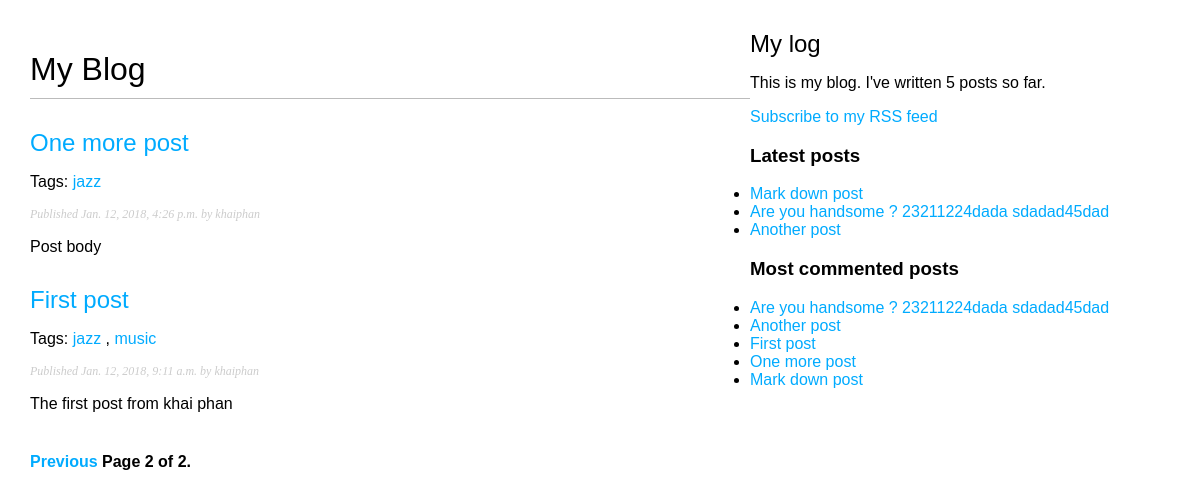
Screenshot of /blog/?page=2 with the database file from the repository.
### blog/models.py (models this page shows, shortened)
class Post(models.Model):
    STATUS_CHOISE = (
        ('draft', 'Draft'),
        ('published', 'Published'),
    )
    title = models.CharField(max_length=50)
    slug = models.SlugField(max_length=250, unique_for_date='publish')
    author = models.ForeignKey(User, related_name='blog_post', on_delete=models.SET(get_sentinel_user))
    body = models.TextField()
    publish = models.DateTimeField(default=timezone.now)
    created = models.DateTimeField(auto_now_add=True)
    update = models.DateTimeField(auto_now=True)
    status = models.CharField(max_length=10, choices=STATUS_CHOISE, default='draft')
    objects = models.Manager()
    published = PublishedManage()
    tags = TaggableManager()
    class Meta:
        ordering = ('-publish',)
    def get_absolute_url(self):
        return reverse('blog:post_detail',
                        args=[self.publish.year,
                              self.publish.strftime('%m'),
                              self.publish.strftime('%d'),
                              self.slug])

### blog/views.py (the view)
# urls.py: path('', views.post_list, name='post_list'),
def post_list(request, tag_slug=None):
    object_list = Post.published.all()
    tag = None
    if tag_slug:
        tag = get_object_or_404(Tag, slug=tag_slug)
        object_list = object_list.filter(tags__in=[tag])
    paninator = Paginator(object_list, 3) # 3 post in each page
    page = request.GET.get('page')
    try:
        posts = paninator.page(page)
    except PageNotAnInteger:
        posts = paninator.page(1)
    except EmptyPage:
        posts = paninator.page(paninator.num_pages)
    return render(request, 'blog/post/list.html', {'page': page, 'posts': posts, 'tag': tag})

### blog/models.py (called while the page is built)
    def get_queryset(self):
        return super(PublishedManage, self).get_queryset()\
                                            .filter(status='draft')

### blog/templatetags/blog_tags.py (called while the page is built)
@register.simple_tag
def total_posts():
    return Post.published.count()

@register.inclusion_tag('blog/post/latest_posts.html')
def show_latest_posts(count=5):
    latest_posts = Post.published.order_by('-publish')[:count]
    return {'latest_posts': latest_posts}

@register.simple_tag
def get_most_commented_posts(count=5):
    return Post.published.annotate(
                total_comments=Count('comments')
            ).order_by('-total_comments')[:count]

@register.filter(name='markdown')
def markdown_format(text):
    return mark_safe(markdown.markdown(text))

### blog/templates/blog/post/list.html (shortened to what this page needs)
{% extends "blog/base.html" %}
{% load blog_tags %}
{% block content %}
    <h1>My Blog</h1>
    {% for post in posts %}
        <h2>
            <a href="{{ post.get_absolute_url }}">
                {{ post.title }}
            </a>
        </h2>
        <p class="tags">
            Tags:
            {% for tag in post.tags.all %}
                <a href="{% url "blog:post_list_by_tag" tag.slug %}">
                {{ tag.name }}
                </a>
                {% if not forloop.last %}, {% endif %}
            {% endfor %}
        </p>
        <p class="date">
            Published {{ post.publish }} by {{ post.author }}
        </p>
        {{ post.body|markdown|truncatewords_html:30 }}
    {% endfor %}
    {% include "pagination.html" with page=posts %}
{% endblock content %}

### blog/templates/blog/base.html (shortened to what this page needs)
{% load blog_tags %}
{% load staticfiles %}
<!DOCTYPE html>
<html lang="en">
<head>
    <link href="{% static "css/blog.css" %}" rel="stylesheet">
</head>
<body>
    <div id="content">
        {% block content %}
        {% endblock content %}
    </div>
    <div id="slidebar">
        <h2> My log</h2>
        <p>This is my blog. I've written {% total_posts %} posts so far.</p>
        <p><a href="{% url "blog:post_feed" %}">Subscribe to my RSS feed</a></p>
        <h3>Latest posts</h3>
        {% show_latest_posts 3 %}
        <h3>Most commented posts</h3>
        {% get_most_commented_posts as most_commented_posts %}
        <ul>
        {% for post in most_commented_posts %}
            <li>
                <a href="{{ post.get_absolute_url }}">{{ post.title }}</a>
            </li>
        {% endfor %}
        </ul>
    </div>
</body>
</html>

### blog/templates/blog/post/latest_posts.html
<ul>
    {% for post in latest_posts %}
        <li>
            <a href="{{ post.get_absolute_url }}">{{ post.title }}</a>
        </li>
    {% endfor %}
</ul>

### blog/static/css/blog.css (style rules this page uses)
body { margin:0; padding:0; font-family:helvetica, sans-serif; }
a { color:#00abff; text-decoration:none; }
h1 { font-weight:normal; border-bottom:1px solid #bbb; padding:0 0 10px 0; }
h2 { font-weight:normal; margin:30px 0 0; }
#content { float:left; width:60%; padding:0 0 0 30px; }
p.date { color:#ccc; font-family: georgia, serif; font-size: 12px; font-style: italic; }

### rows the page displays
Post: title "One more post", publish "Jan. 12, 2018, 4:26 p.m.", author "khaiphan", body "Post body"
Tag: name "jazz"
Post: title "First post", publish "Jan. 12, 2018, 9:11 a.m.", author "khaiphan", body "The first post from khai phan"
Tag: name "music"
Post: title "Mark down post"
Post: title "Are you handsome ? 23211224dada sdadad45dad"
Post: title "Another post"

### other values shown
{{ page.number }} "2"
{{ page.paginator.num_pages }} "2"
